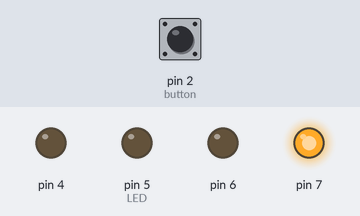
The sketch below on a simulated Arduino Uno, built with avr-gcc and run on an emulated ATmega328P. Shown: output pins drawn as LEDs (lit = HIGH). Dashed ring = blinking. The inputs (shaded band) are chosen by the test bench; at power-on: pin 2 (button) LOW. Pins used as bus, display or sensor lines are not drawn.

Above: at 5.05 s.
5.1 s: pin 2 (button) pulled HIGH for 0.15 s
At 5.16 s:
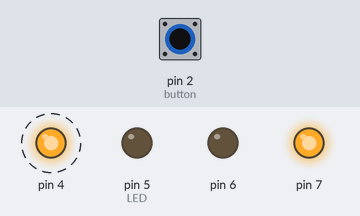
At 6.6 s:
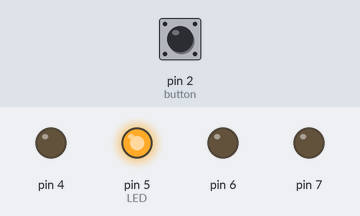
8.1 s: pin 2 (button) pulsed HIGH 5 times (0.12 s each, 0.3 s apart)
At 10.8 s:
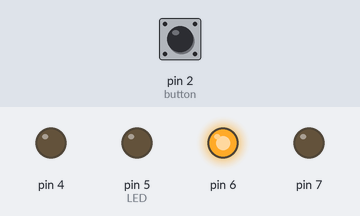
Timing chart, 0 to 17.1 s (numbered marks = the images above; inputs shaded):
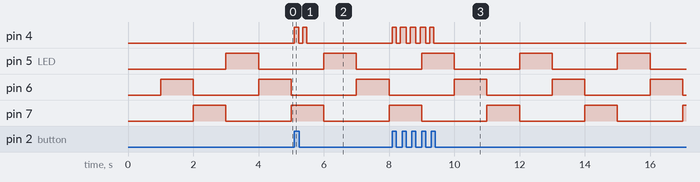

Measured:
- after the input at 5.1 s, pin 4: alternates HIGH for 0.13 s and LOW for 0.13 s, 4 changes in all, then stays LOW, starting at once
- after the input at 8.1 s, pin 4: alternates HIGH for 0.17 s and LOW for 0.13 s, 10 changes in all, then stays LOW, starting at once
- by itself, pin 5 (LED), pin 6, pin 7: alternates HIGH for 1.0 s and LOW for 2.0 s

The sketch:

Task4.ino
```cpp
//#include <Arduino.h>
#include <avr/io.h> //for tinker cad
//#include <avr/iom328p.h> //for VS code
//#include <stdio.h>
//#include <stdlib.h>
#include <avr/interrupt.h>
//#include <HardwareSerial.h>
//#include <util/delay.h>

//Global Variables

volatile uint8_t trafficLightCameraTrigged = 0;   //record the number of time the traffic light camera has been triggerd
volatile uint8_t trafficLightControlSignal = 0;   //the state of the traffic light (0 for green, 1 for yellow, 2 for red, 3 for OFF)
volatile uint8_t ledFlash = 0;                    //used to control the pulse of white LED after each traffic light camera trigger
volatile uint8_t timer0OVFCounter = 0;            //record the number of time timer 0 has been overfloed. Used to control flashing of white LED

//INT0 IO driven interrupt
//function: update PWM output on OC1A up on traffic light camera has been triggerd

ISR(INT0_vect) {

  //camera only get triggered when traffic light is red (eg. trafficLightControlSignal is 2)
  if (trafficLightControlSignal == 2) {

    trafficLightCameraTrigged++;
    ledFlash = 3;


    //update PWM output, only update id OCR1A is smaller than 62500(1sec) less than 100 Cars
    if (OCR1A < 62500) {
      OCR1A = OCR1A + 625;

    }

    //initciate flashing of white LED
    PORTD |= (1 << PORTD4);   //turn on white LED
    TCNT0 = 0;                //reset timer 0
    timer0OVFCounter = 0;     //reset overflow counter
    OCR0A = 255;              //set OCR0A for timer 0

  }

}


//Timer 0 CTC on OCR0A interrupt
//Function: For White LED flashing, Period .25s, 50% duty cycle

ISR(TIMER0_COMPA_vect) {

  cli(); //Disable all interrupt

  //amounts of time it hits COMPA because 8bit isnt enough to count for .125s
  timer0OVFCounter = timer0OVFCounter + 1;

  //set OCR0A(top value) to 161 for the next CTC compare so it is the .125s
  if (timer0OVFCounter == 7) {

    OCR0A = 161;

  }

  //every 8 timer 0 overflow, it has been 0.125s
  else if (timer0OVFCounter >= 8) {

    OCR0A = 255; //reset to max
    timer0OVFCounter = 0; //reset overflow counter

    //every loop -1 to ledFlash
    if (ledFlash != 0) {

      ledFlash = ledFlash - 1;

    }

    //control yhe flashing of white LED
    //if Ledflash is an even number turn off white LED
    if ((ledFlash % 2) == 0) {

      PORTD &= ~(1 << PORTD4); //turn off the white LED

    }
    //else turn on LED
    else {

      PORTD |= (1 << PORTD4); //turn on the white LED

    }


  }

  sei();//enable all interrpts
}

//Timer 1 overflow
/*
  Traffic signal on 1s cycle mode
*/
ISR(TIMER1_OVF_vect) {

  cli(); //disable all interrpts

  //update the mode by 1 if the count is 0/1
  if (trafficLightControlSignal < 2) {


    trafficLightControlSignal++;

  }
  //goes from 2 -> 0
  else {

    trafficLightControlSignal = 0;

  }

  //signal=0 Green on Y&R off, signal=1 Yellow on G&R off, signal=2 Red on Y/G off
  if (trafficLightControlSignal == 0) {

    PORTD |= (1 << PORTD5),  PORTD &= ~(1 << PORTD6) & ~(1 << PORTD7);

  }
  else if (trafficLightControlSignal == 1) {

    PORTD |= (1 << PORTD6),  PORTD &= ~(1 << PORTD5) & ~(1 << PORTD7);

  }
  else {

    PORTD |= (1 << PORTD7),  PORTD &= ~(1 << PORTD5) & ~(1 << PORTD6);

  }

  sei(); //enable all interrpts
}


int main(void) {

  cli(); //enable all interrpts
  //pin setup
  //make sure all pins are plug to the right location
  DDRB |= (1 << DDB1);                                //output pin: PWM Wave, OC1A pin 9
  DDRD &= ~(1 << DDD2);                               //Input Pins: button (2) for INT0 IO dirven interrupt
  DDRD |= (1 << DDD5) | (1 << DDD6) | (1 << DDD7) ;   //LED pins Red(7) | Yellow(6) | Green(5)
  DDRD |= (1 << DDD4);                                //Output pins: White LED (4)

  //external interrupt INT0 pin2, trigger on rising edge
  EICRA |= (1 << ISC01) | (1 << ISC00);   //set trigger on rising edge
  EIMSK |= (1 << INT0);                   //enable INT0 interupt mask

  //setup Timer 1 Interupt Masks
  TCCR1A |= (1 << COM1A1);                // Set OC1A on Compare Match, clear OC1A at BOTTOM
  TIMSK1 |= (1 << TOIE1);                 //enable overflow interrupt
  TCCR1A |= (1 << WGM11);                 //set fast PWM mode with ICR1 as TOP
  TCCR1B |= (1 << WGM12) | (1 << WGM13);  //set fast PWM mode with ICR1 as TOP
  TCCR1B |= (1 << CS12);                  //set 256 prescaler on timer 1

  //setting up compA on Timer 1
  ICR1 = 62500;   // set TOP to 1 second
  OCR1A = 0;      // COMPA at 0 originally
  TCNT1 = 0;      //inticaite timer 1 to 0

  //setup Timer 0 CTC interrupt
  TCCR0A |= (1 << WGM01);               //choose ctc mode
  TCCR0B |= (1 << CS02) | (1 << CS00);  //set 1024 prescaler
  TIMSK0 |= (1 << OCIE0A);              //enable comp A interrupt interrupt
  TCNT0 = 0;                            //inicitare timer 0 to 0
  OCR0A = 255;                          //set match for Timer 0 to 255


  sei(); //enable all interrpts

  //super loop
  while (1) {

  }

}
```
